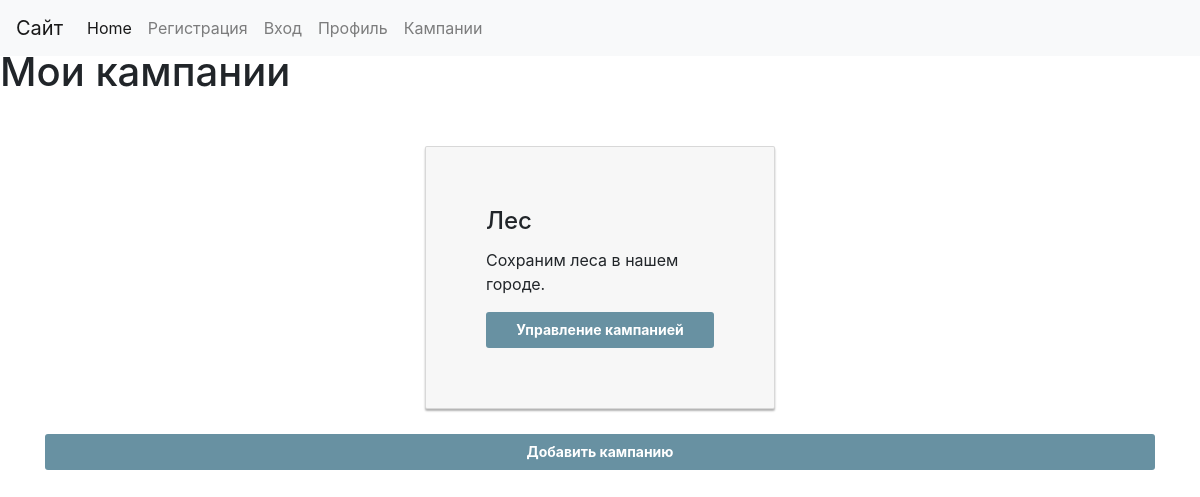
/mycamp (signed in), run on the app's committed database.
### usermanag/models.py (models this page shows)
class Campaing(models.Model):
    id_campaign = models.AutoField(primary_key=True)
    campaign_name = models.CharField(max_length=200, verbose_name='Название кампании', unique=True)
    campaign_description = models.CharField(max_length=200, verbose_name='Описание кампании')
    class Meta:
        verbose_name = 'Кампания'
        verbose_name_plural = 'Кампании'

### camp/views.py (the view, shortened to what this page needs)
# urls.py: path('mycamp', views.mycamp, name ='mycamp'),
def mycamp(request):
    if request.method == "GET":
        camp_dat_id = CampaignData.objects.filter(user_camp_id = request.user.id)
        uniq_id = []
        for n in camp_dat_id:
            if n.camp_num_id not in uniq_id:
                uniq_id.append(n.camp_num_id)
        uniq_id.sort()
        camp_dat = Campaing.objects.filter(id_campaign__in=uniq_id)
        return render(request, "mycamp.html", {"camp": camp_dat})

### camp/templates/mycamp.html (shortened to what this page needs)
{% extends "base.html" %}
{% load static %}
{% block content%}
<br>
<br>
<h1>Мои кампании</h1>
{% if request.method == "GET" %}
{% for i in camp %}
<div class="container">
<div class="card card-container">
    <div class="card-body">
        <h4 class="card-title">{{i.campaign_name}}</h4>
        <p class="card-text">{{i.campaign_description}}</p>
        <form  action={% url 'showcamp' i.id_campaign %}>
            <button class="btn btn-lg btn-primary btn-block btn-signin" type="submit">Управление кампанией</button>
        </form>
    </div>
</div>
{% endfor %}
{% endif %}
<form action='createcamp'>
<button class="btn btn-lg btn-primary btn-block btn-signin" type="submit">Добавить кампанию</button>
</form>
</div>
{% endblock %}

### data on the page
Campaing: campaign_name "Лес", campaign_description "Сохраним леса в нашем городе."
